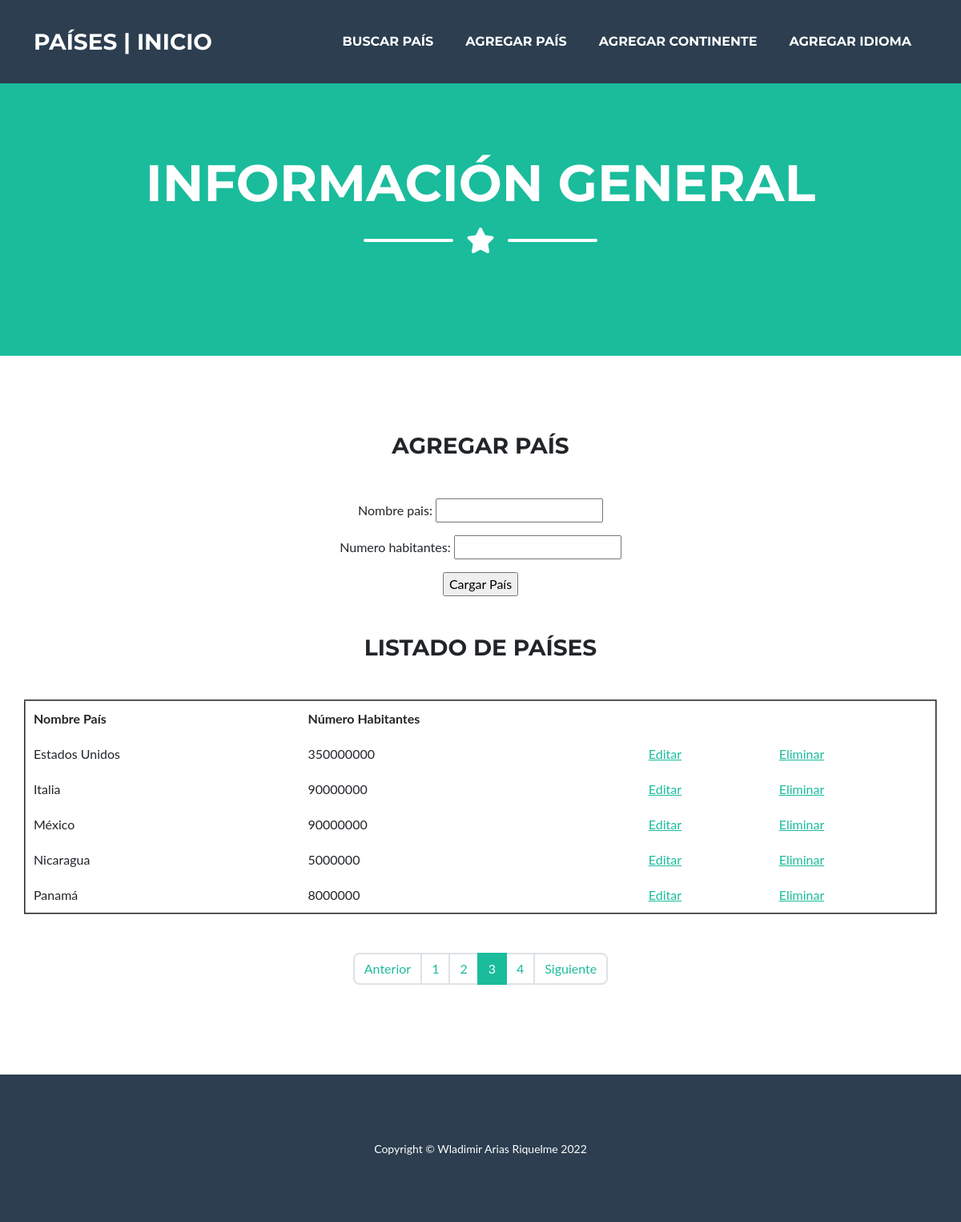
The app's page /paises/crear/?page=3, older data.
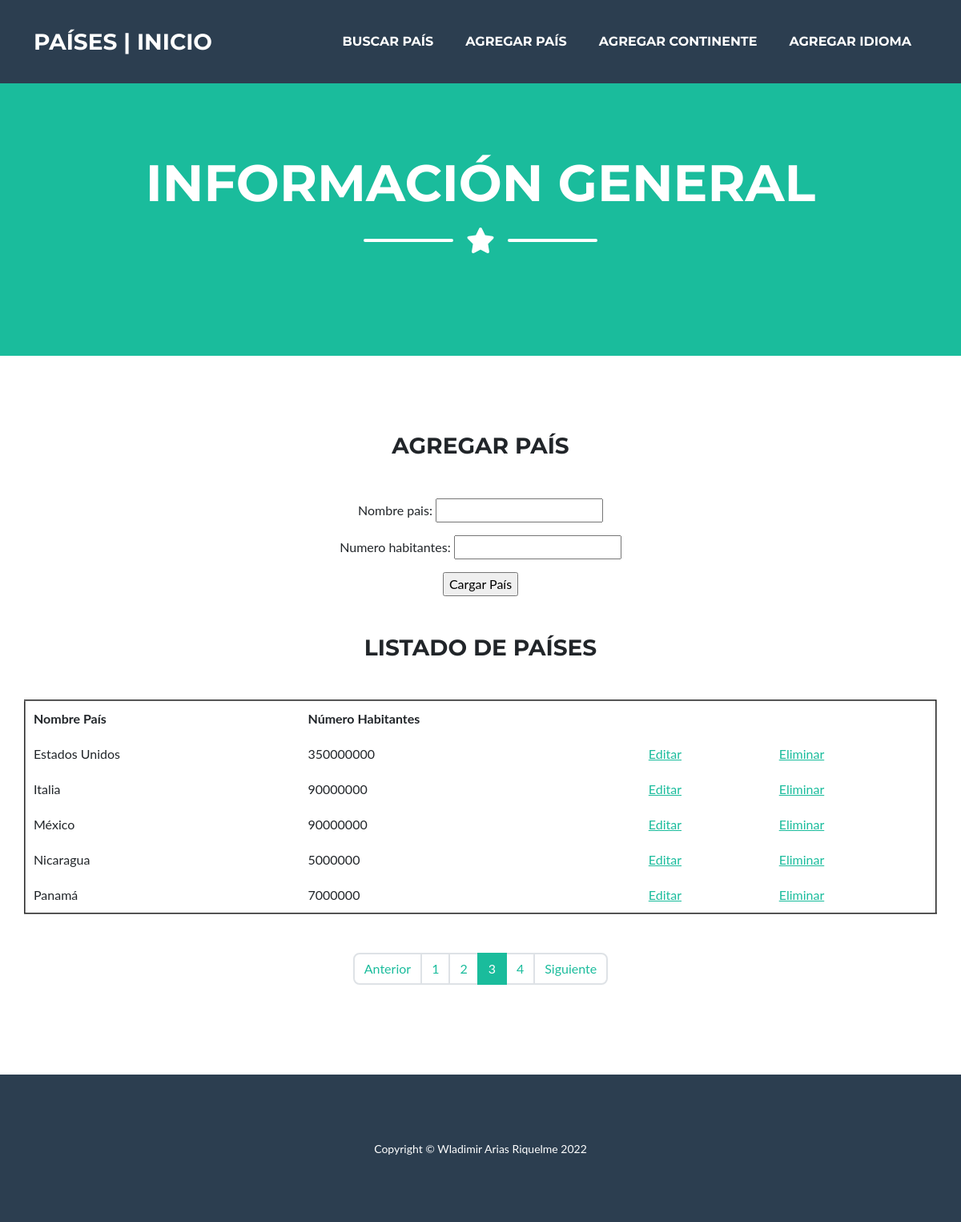
The same page, newer data.
### app/models.py (models this page shows)
class Pais(models.Model):
    nombre_pais = models.CharField(max_length=50)
    num_habitantes = models.IntegerField()

### app/views.py (the view)
# urls.py: path("paises/crear/", creacion_pais, name="app-paises-crear"),
def creacion_pais(request):
    if request.method == 'POST':
        formulario = PaisFormulario(request.POST)
        if formulario.is_valid():
            data = formulario.cleaned_data
            pais = Pais(nombre_pais=data['nombre_pais'], num_habitantes=data['numero_habitantes'])
            pais.save()
        return render(request, 'app/index.html')
    else:
        formulario = PaisFormulario()
    paises = Pais.objects.all().order_by('nombre_pais')
    page = request.GET.get('page', 1)
    try:
        paginator = Paginator(paises, 5)
        paises = paginator.page(page)
    except:
        raise Http404
    contexto2 = {"entity":paises, "paginator":paginator}
    contexto = {"formulario":formulario}
    nuevo_contexto = {**contexto, **contexto2}
    return render(request, 'app/agregar_pais.html', nuevo_contexto)

### app/forms.py
class PaisFormulario(forms.Form):
    nombre_pais = forms.CharField()
    numero_habitantes = forms.IntegerField()

### app/templates/app/agregar_pais.html
{% extends 'app/base.html' %} {% block contenido %}
<div class="container d-flex align-items-center flex-column">
    <h3 class="masthead-heading text-uppercase mb-0">Agregar País</h3>
    <div class="divider-custom divider-light">
        <div class="divider-custom-line"></div>
    </div>
</div>
<form action="" method="post">
    {% csrf_token %} {{ formulario.as_p }}
    <input type="submit" value="Cargar País">
</form>
<div class="container d-flex align-items-center flex-column">
    <div class="divider-custom divider-light">
        <div class="divider-custom-line"></div>
    </div>
    <h3 class="masthead-heading text-uppercase mb-0">Listado de Países</h3>
    <div class="divider-custom divider-light">
        <div class="divider-custom-line"></div>
    </div>
</div>
<table cellspacing="10" cellpadding="10" border="2">
    <thead>
        <tr>
            <th>Nombre País</th>
            <th>Número Habitantes</th>
        </tr>
    </thead>
    <tbody>
        {% for pais in entity %}
        <tr>
            <td>{{ pais.nombre_pais }}</td>
            <td>{{ pais.num_habitantes }}</td>
            <td><a href="{% url 'app-paises-editar' pais.id %}">Editar</a></td>
            <td><a href="#">Eliminar</a></td>
        </tr>
        {% endfor %}
    </tbody>
</table>
<div class="divider-custom divider-light">
    <div class="divider-custom-line"></div>
</div>
<div>
    {% include 'app/paginator.html' %}
</div>
{% endblock %}

Row changes from the older to the newer data that the page shows:
changed Pais "Panamá": num_habitantes "8000000" → "7000000"
